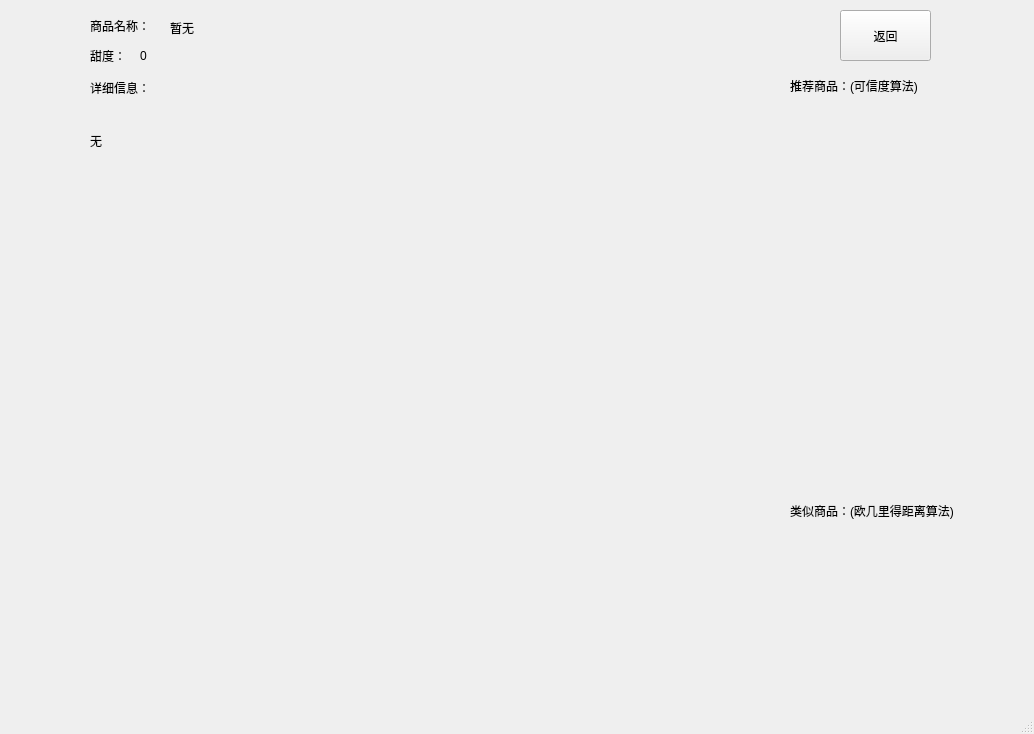
<?xml version="1.0" encoding="UTF-8"?>
<ui version="4.0">
 <class>recommand</class>
 <widget class="QMainWindow" name="recommand">
  <property name="geometry">
   <rect>
    <x>0</x>
    <y>0</y>
    <width>1034</width>
    <height>734</height>
   </rect>
  </property>
  <property name="windowTitle">
   <string>MainWindow</string>
  </property>
  <property name="toolTipDuration">
   <number>0</number>
  </property>
  <widget class="QWidget" name="centralwidget">
   <widget class="QLabel" name="label_2">
    <property name="geometry">
     <rect>
      <x>790</x>
      <y>70</y>
      <width>171</width>
      <height>31</height>
     </rect>
    </property>
    <property name="text">
     <string>推荐商品：(可信度算法)</string>
    </property>
   </widget>
   <widget class="QLabel" name="label_3">
    <property name="geometry">
     <rect>
      <x>790</x>
      <y>500</y>
      <width>171</width>
      <height>21</height>
     </rect>
    </property>
    <property name="text">
     <string>类似商品：(欧几里得距离算法)</string>
    </property>
   </widget>
   <widget class="mylabel" name="recommand_1">
    <property name="geometry">
     <rect>
      <x>830</x>
      <y>100</y>
      <width>141</width>
      <height>131</height>
     </rect>
    </property>
    <property name="styleSheet">
     <string notr="true">image: url(:/image/pic/1.jpg);</string>
    </property>
    <property name="text">
     <string/>
    </property>
   </widget>
   <widget class="mylabel" name="recommand_2">
    <property name="geometry">
     <rect>
      <x>830</x>
      <y>240</y>
      <width>141</width>
      <height>121</height>
     </rect>
    </property>
    <property name="styleSheet">
     <string notr="true">image: url(:/image/pic/2.jpg);</string>
    </property>
    <property name="text">
     <string/>
    </property>
   </widget>
   <widget class="mylabel" name="recommand_3">
    <property name="geometry">
     <rect>
      <x>810</x>
      <y>370</y>
      <width>171</width>
      <height>121</height>
     </rect>
    </property>
    <property name="styleSheet">
     <string notr="true">image: url(:/image/pic/3.jpg);</string>
    </property>
    <property name="text">
     <string/>
    </property>
   </widget>
   <widget class="mylabel" name="ass_img">
    <property name="geometry">
     <rect>
      <x>820</x>
      <y>530</y>
      <width>151</width>
      <height>101</height>
     </rect>
    </property>
    <property name="styleSheet">
     <string notr="true">image: url(:/image/pic/4.jpg);</string>
    </property>
    <property name="text">
     <string/>
    </property>
   </widget>
   <widget class="QLabel" name="label_4">
    <property name="geometry">
     <rect>
      <x>90</x>
      <y>10</y>
      <width>111</width>
      <height>31</height>
     </rect>
    </property>
    <property name="text">
     <string>商品名称：</string>
    </property>
   </widget>
   <widget class="QLabel" name="label_5">
    <property name="geometry">
     <rect>
      <x>90</x>
      <y>40</y>
      <width>71</width>
      <height>31</height>
     </rect>
    </property>
    <property name="text">
     <string>甜度：</string>
    </property>
   </widget>
   <widget class="mylabel" name="taget">
    <property name="geometry">
     <rect>
      <x>160</x>
      <y>190</y>
      <width>471</width>
      <height>451</height>
     </rect>
    </property>
    <property name="styleSheet">
     <string notr="true">border-image: url(:/image/pic/13.jpg);
</string>
    </property>
    <property name="text">
     <string/>
    </property>
   </widget>
   <widget class="QLabel" name="sweet">
    <property name="geometry">
     <rect>
      <x>140</x>
      <y>40</y>
      <width>71</width>
      <height>31</height>
     </rect>
    </property>
    <property name="text">
     <string>0</string>
    </property>
   </widget>
   <widget class="QLabel" name="label">
    <property name="geometry">
     <rect>
      <x>90</x>
      <y>80</y>
      <width>72</width>
      <height>15</height>
     </rect>
    </property>
    <property name="text">
     <string>详细信息：</string>
    </property>
   </widget>
   <widget class="QLabel" name="information">
    <property name="geometry">
     <rect>
      <x>90</x>
      <y>100</y>
      <width>621</width>
      <height>81</height>
     </rect>
    </property>
    <property name="text">
     <string>无</string>
    </property>
   </widget>
   <widget class="QLabel" name="name">
    <property name="geometry">
     <rect>
      <x>170</x>
      <y>20</y>
      <width>151</width>
      <height>16</height>
     </rect>
    </property>
    <property name="text">
     <string>暂无</string>
    </property>
   </widget>
   <widget class="QPushButton" name="pushButton">
    <property name="geometry">
     <rect>
      <x>840</x>
      <y>10</y>
      <width>91</width>
      <height>51</height>
     </rect>
    </property>
    <property name="text">
     <string>返回</string>
    </property>
   </widget>
  </widget>
  <widget class="QMenuBar" name="menubar">
   <property name="geometry">
    <rect>
     <x>0</x>
     <y>0</y>
     <width>1034</width>
     <height>22</height>
    </rect>
   </property>
  </widget>
  <widget class="QStatusBar" name="statusbar"/>
 </widget>
 <customwidgets>
  <customwidget>
   <class>mylabel</class>
   <extends>QLabel</extends>
   <header location="global">mylabel.h</header>
  </customwidget>
 </customwidgets>
 <resources/>
 <connections/>
</ui>
